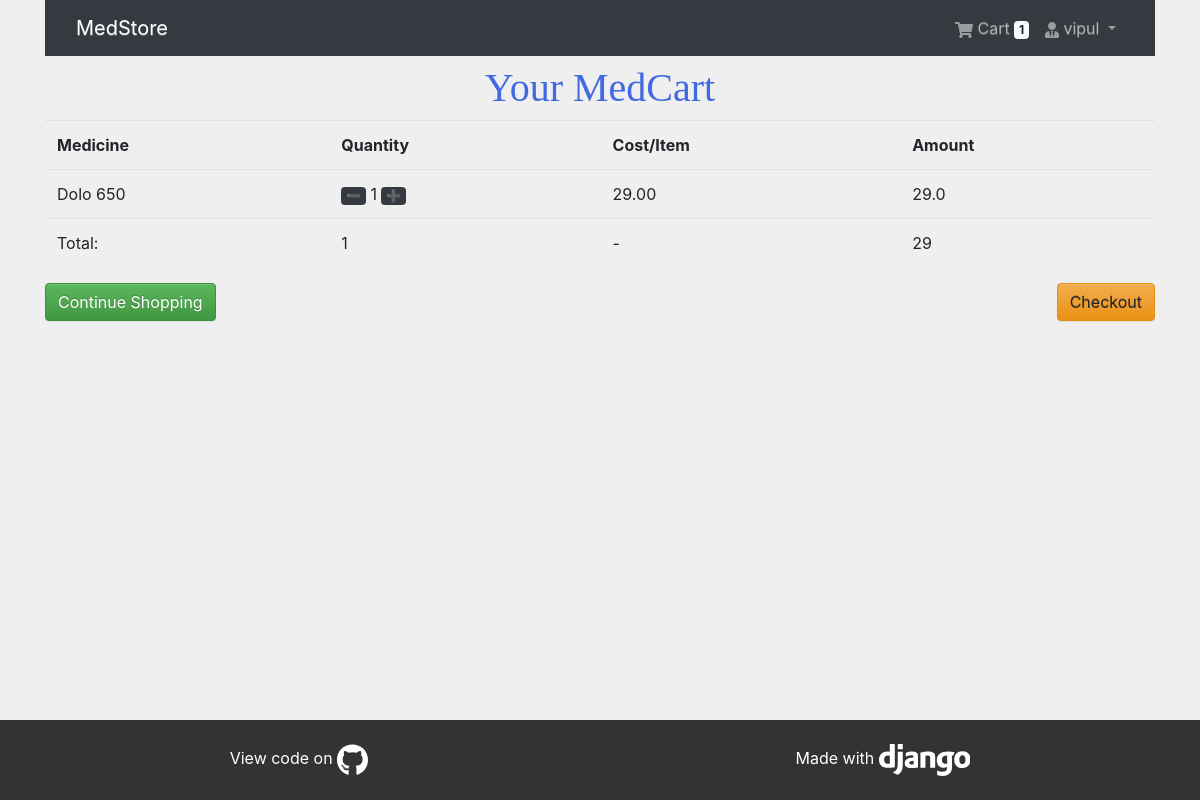
Screenshot of /cart/ (signed in) with the database file from the repository.
### cart/models.py (models this page shows, shortened)
class Order(models.Model):
    objects = models.Manager()
    items = models.ManyToManyField(CartItem)
    user = models.ForeignKey(user, on_delete=models.CASCADE)
    ordered = models.BooleanField(default=False)
    created = models.DateTimeField(auto_now_add=True)
    orderID = models.CharField(null=True, max_length=16)
    paymentID = models.CharField(null=True, max_length=50)
    orderDate = models.DateTimeField(null=True, auto_now=True)
    total = models.DecimalField(default=0, decimal_places=2, max_digits=10)
    postOrder = models.CharField(null=True, max_length=200)

class CartItem(models.Model):
    objects = models.Manager()
    user = models.ForeignKey(user, on_delete=models.CASCADE)
    item = models.ForeignKey(Medicine, on_delete=models.CASCADE)
    quantity = models.PositiveIntegerField(default=1)
    created = models.DateTimeField(auto_now_add=True)
    purchased = models.BooleanField(default=False)
    def total_amount(self):
        return float(self.quantity * self.item.price)

### medicines/models.py (models this page shows, shortened)
class Medicine(models.Model):
    objects = models.Manager()
    name = models.CharField(max_length=20)
    category = models.ForeignKey(MedCat, on_delete=models.CASCADE)
    price = models.DecimalField(decimal_places=2, max_digits=5)
    quantity = models.PositiveBigIntegerField()
    thumbnail = models.BinaryField(null=True, editable=True, blank=True)
    thumb_content_type = models.CharField(max_length=256, default='image/png', null=True,
                                          blank=True, help_text="MIMEType for thumbnail")
    description = models.TextField()
    owner = models.ForeignKey(settings.AUTH_USER_MODEL, on_delete=models.CASCADE)
    slug = models.SlugField(unique=True)
    def __str__(self):
        return self.name
    class Meta:
        ordering = ["-price"]

### cart/views.py (the view)
# urls.py: path("cart/", cartview, name="home"),
def cartview(request):
    if request.user.is_anonymous:
        return redirect(reverse_lazy("medicines:all"))
    orders = Order.objects.filter(user=request.user, ordered=False)
    items = CartItem.objects.filter(user=request.user)
    if orders.exists():
        return render(request, "cart/view.html", {"items": items})
    return redirect(reverse_lazy("medicines:all"))

### cart/templatetags/cart_tag.py (called while the page is built)
@register.filter
def cart_total(user):
    order = Order.objects.filter(user=user, ordered=False)
    return order[0].items.count() if order.exists() else 0

### cart/templates/cart/view.html (shortened to what this page needs)
{%extends 'base_bootstrap.html' %}
{% load static %}
{%block content%}
<h1 style="text-align: center; font-family: cursive; color: royalblue">Your MedCart</h1>
{% if items %}
<table class="table table-hover">
    <tr>
        <th>Medicine</th>
        <th>Quantity</th>
        <th>Cost/Item</th>
        <th>Amount</th>
    </tr>
{%for item in items %}
    <tr id="row{{item.id}}">
        <td>{{item.item}}</td>
        <td><a class="sc{{item.id}}" role="button" href="{%url 'cart:decrease' item.item.slug%}"><span class="badge badge-dark">➖</span> </a>
            <span id="sc{{item.id}}" class="quantity">{{item.quantity}}</span>
            <a class="sc{{item.id}}" role="button" href="{%url 'cart:increase' item.item.slug%}"><span class="badge badge-dark">➕</span> </a>
        </td>
        <td>{{ item.item.price }}</td>
        <td class="total">{{item.total_amount}}</td>
    </tr>
    {%endfor%}
{% if items.count > 0 %}
    <tfoot id="aggregate">
        <td>Total: </td>
        <td>0</td>
        <td>-</td>
        <td>0.00</td>
    </tfoot>
{% endif %}
</table>
<a href="{%url 'medicines:all' %}" class="btn btn-success">Continue Shopping</a>
<a style="float: right;" class="btn btn-warning" href="{%url 'checkout:order' %}">Checkout</a>
{%else%}
<h4>No Medicine here</h4>
<a href="{%url 'medicines:all' %}" class="btn btn-success">Shop for Medicines</a>
{%endif%}
{%endblock%}

### home/templates/base_bootstrap.html (shortened to what this page needs)
{% load static %}
<!DOCTYPE html>
<html lang="en" dir="ltr">
<head>
    <link rel="stylesheet"
          href="https://stackpath.bootstrapcdn.com/bootstrap/4.5.2/css/bootstrap.min.css"
>
    <link rel="stylesheet"
    href="https://maxcdn.bootstrapcdn.com/bootstrap/3.4.0/css/bootstrap-theme.min.css"
/>
</head>
<body>
<div class="container next" style="display:none">
{% block navbar %}
    {% include 'header.html' %}
    {% endblock %}
    {% block content %}
    {% endblock %}
</div>
{% block footer %} {% include 'footer.html' %} {% endblock %}
</body>
</html>

### home/templates/header.html (shortened to what this page needs)
{% load cart_tag %}
<nav class="navbar navbar-expand-lg navbar-dark bg-dark">
  <div class="container">
  <a class="navbar-brand" href="/">MedStore</a>
  <div class="collapse navbar-collapse" id="navbarNav">
    <ul class="navbar-nav ml-auto">
      {% if request.user.is_authenticated %}
      <li class="nav-item">
        <a class="nav-link" href="{%url 'cart:home' %}">
          Cart
          <span class="badge badge-light">{{ request.user| cart_total }}</span>
        </a>
      </li>
      <li class="nav-item dropdown">
        <a class="nav-link dropdown-toggle" href="#" id="navbarDropdown" role="button" data-toggle="dropdown" aria-haspopup="true" aria-expanded="false">
          {{ request.user.username }}
        </a>
      </li>
      {% else %}
       <li class="nav-item">
        <a id="log" class="btn-pre btn btn-primary" href="{% url 'account_login' %}">Login / Register</a>
      </li>
      {% endif %}
    </ul>
  </div>
  </div>
</nav>

### home/templates/footer.html (shortened to what this page needs)
{% load static %}
<footer>
    <aside>
        <button data-take-me="/">View code on
        </button>
        <button data-take-me="https://djangoproject.com/">Made with
        </button>
    </aside>
</footer>

### rows the page displays
CartItem: item "Dolo 650", quantity "1", item.price "29.00", total_amount "29.0"

### other values shown
{{ request.user| cart_total }} "1"
{{ request.user.username }} "vipul"
